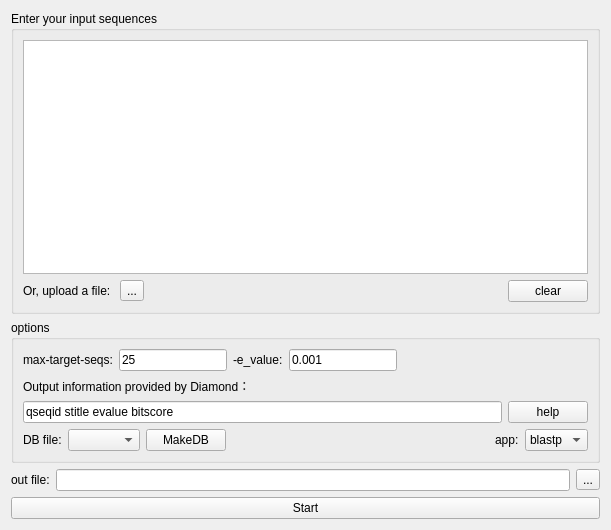
<?xml version="1.0" encoding="UTF-8"?>
<ui version="4.0">
 <class>Frame_Diamond</class>
 <widget class="QFrame" name="Frame_Diamond">
  <property name="geometry">
   <rect>
    <x>0</x>
    <y>0</y>
    <width>611</width>
    <height>530</height>
   </rect>
  </property>
  <property name="windowTitle">
   <string>Diamond</string>
  </property>
  <layout class="QVBoxLayout" name="verticalLayout_4">
   <item>
    <widget class="QGroupBox" name="groupBox_input">
     <property name="title">
      <string>Enter your input sequences</string>
     </property>
     <layout class="QVBoxLayout" name="verticalLayout">
      <item>
       <widget class="QPlainTextEdit" name="plainTextEdit"/>
      </item>
      <item>
       <layout class="QHBoxLayout" name="horizontalLayout">
        <item>
         <widget class="QLabel" name="label">
          <property name="text">
           <string>Or, upload a file: </string>
          </property>
         </widget>
        </item>
        <item>
         <widget class="QToolButton" name="toolButton_input_file">
          <property name="text">
           <string>...</string>
          </property>
         </widget>
        </item>
        <item>
         <widget class="QLabel" name="label_file_path">
          <property name="text">
           <string/>
          </property>
         </widget>
        </item>
        <item>
         <spacer name="horizontalSpacer_3">
          <property name="orientation">
           <enum>Qt::Horizontal</enum>
          </property>
          <property name="sizeHint" stdset="0">
           <size>
            <width>40</width>
            <height>20</height>
           </size>
          </property>
         </spacer>
        </item>
        <item>
         <widget class="QPushButton" name="pushButton_clear">
          <property name="text">
           <string>clear</string>
          </property>
         </widget>
        </item>
       </layout>
      </item>
     </layout>
    </widget>
   </item>
   <item>
    <widget class="QGroupBox" name="groupBox">
     <property name="title">
      <string>options</string>
     </property>
     <layout class="QVBoxLayout" name="verticalLayout_3">
      <item>
       <layout class="QHBoxLayout" name="horizontalLayout_3">
        <item>
         <widget class="QLabel" name="label_2">
          <property name="text">
           <string>max-target-seqs:</string>
          </property>
         </widget>
        </item>
        <item>
         <widget class="QLineEdit" name="lineEdit_k">
          <property name="sizePolicy">
           <sizepolicy hsizetype="Preferred" vsizetype="Fixed">
            <horstretch>0</horstretch>
            <verstretch>0</verstretch>
           </sizepolicy>
          </property>
          <property name="text">
           <string>25</string>
          </property>
         </widget>
        </item>
        <item>
         <widget class="QLabel" name="label_3">
          <property name="text">
           <string>-e_value:</string>
          </property>
         </widget>
        </item>
        <item>
         <widget class="QLineEdit" name="lineEdit_e">
          <property name="sizePolicy">
           <sizepolicy hsizetype="Preferred" vsizetype="Fixed">
            <horstretch>0</horstretch>
            <verstretch>0</verstretch>
           </sizepolicy>
          </property>
          <property name="text">
           <string>0.001</string>
          </property>
         </widget>
        </item>
        <item>
         <spacer name="horizontalSpacer">
          <property name="orientation">
           <enum>Qt::Horizontal</enum>
          </property>
          <property name="sizeHint" stdset="0">
           <size>
            <width>40</width>
            <height>20</height>
           </size>
          </property>
         </spacer>
        </item>
       </layout>
      </item>
      <item>
       <layout class="QVBoxLayout" name="verticalLayout_2">
        <item>
         <widget class="QLabel" name="label_output">
          <property name="text">
           <string>Output information provided by Diamond：</string>
          </property>
         </widget>
        </item>
        <item>
         <layout class="QHBoxLayout" name="horizontalLayout_5">
          <item>
           <widget class="QLineEdit" name="lineEdit_output">
            <property name="text">
             <string>qseqid stitle evalue bitscore</string>
            </property>
           </widget>
          </item>
          <item>
           <widget class="QPushButton" name="pushButton_help">
            <property name="text">
             <string>help</string>
            </property>
           </widget>
          </item>
         </layout>
        </item>
       </layout>
      </item>
      <item>
       <layout class="QHBoxLayout" name="horizontalLayout_4">
        <item>
         <widget class="QLabel" name="label_dbfile">
          <property name="text">
           <string>DB file:</string>
          </property>
         </widget>
        </item>
        <item>
         <widget class="QComboBox" name="comboBox_db_files"/>
        </item>
        <item>
         <widget class="QPushButton" name="pushButton_makedb">
          <property name="text">
           <string>MakeDB</string>
          </property>
         </widget>
        </item>
        <item>
         <spacer name="horizontalSpacer_2">
          <property name="orientation">
           <enum>Qt::Horizontal</enum>
          </property>
          <property name="sizeType">
           <enum>QSizePolicy::MinimumExpanding</enum>
          </property>
          <property name="sizeHint" stdset="0">
           <size>
            <width>40</width>
            <height>20</height>
           </size>
          </property>
         </spacer>
        </item>
        <item>
         <widget class="QLabel" name="label_app">
          <property name="sizePolicy">
           <sizepolicy hsizetype="Fixed" vsizetype="Fixed">
            <horstretch>0</horstretch>
            <verstretch>0</verstretch>
           </sizepolicy>
          </property>
          <property name="text">
           <string>app:</string>
          </property>
         </widget>
        </item>
        <item>
         <widget class="QComboBox" name="comboBox_app">
          <property name="sizePolicy">
           <sizepolicy hsizetype="Fixed" vsizetype="Fixed">
            <horstretch>0</horstretch>
            <verstretch>0</verstretch>
           </sizepolicy>
          </property>
          <item>
           <property name="text">
            <string>blastp</string>
           </property>
          </item>
          <item>
           <property name="text">
            <string>blastx</string>
           </property>
          </item>
         </widget>
        </item>
       </layout>
      </item>
     </layout>
    </widget>
   </item>
   <item>
    <layout class="QHBoxLayout" name="horizontalLayout_2">
     <item>
      <widget class="QLabel" name="label_file">
       <property name="sizePolicy">
        <sizepolicy hsizetype="Preferred" vsizetype="Fixed">
         <horstretch>0</horstretch>
         <verstretch>0</verstretch>
        </sizepolicy>
       </property>
       <property name="text">
        <string>out file:</string>
       </property>
      </widget>
     </item>
     <item>
      <widget class="QLineEdit" name="lineEdit_out_file"/>
     </item>
     <item>
      <widget class="QToolButton" name="toolButton_out_file">
       <property name="text">
        <string>...</string>
       </property>
      </widget>
     </item>
    </layout>
   </item>
   <item>
    <widget class="QPushButton" name="pushButton_start">
     <property name="sizePolicy">
      <sizepolicy hsizetype="Preferred" vsizetype="Fixed">
       <horstretch>0</horstretch>
       <verstretch>0</verstretch>
      </sizepolicy>
     </property>
     <property name="text">
      <string>Start</string>
     </property>
    </widget>
   </item>
  </layout>
 </widget>
 <resources/>
 <connections>
  <connection>
   <sender>pushButton_clear</sender>
   <signal>clicked()</signal>
   <receiver>plainTextEdit</receiver>
   <slot>clear()</slot>
   <hints>
    <hint type="sourcelabel">
     <x>451</x>
     <y>308</y>
    </hint>
    <hint type="destinationlabel">
     <x>451</x>
     <y>272</y>
    </hint>
   </hints>
  </connection>
  <connection>
   <sender>pushButton_clear</sender>
   <signal>clicked()</signal>
   <receiver>label_file_path</receiver>
   <slot>clear()</slot>
   <hints>
    <hint type="sourcelabel">
     <x>495</x>
     <y>304</y>
    </hint>
    <hint type="destinationlabel">
     <x>187</x>
     <y>302</y>
    </hint>
   </hints>
  </connection>
 </connections>
</ui>
